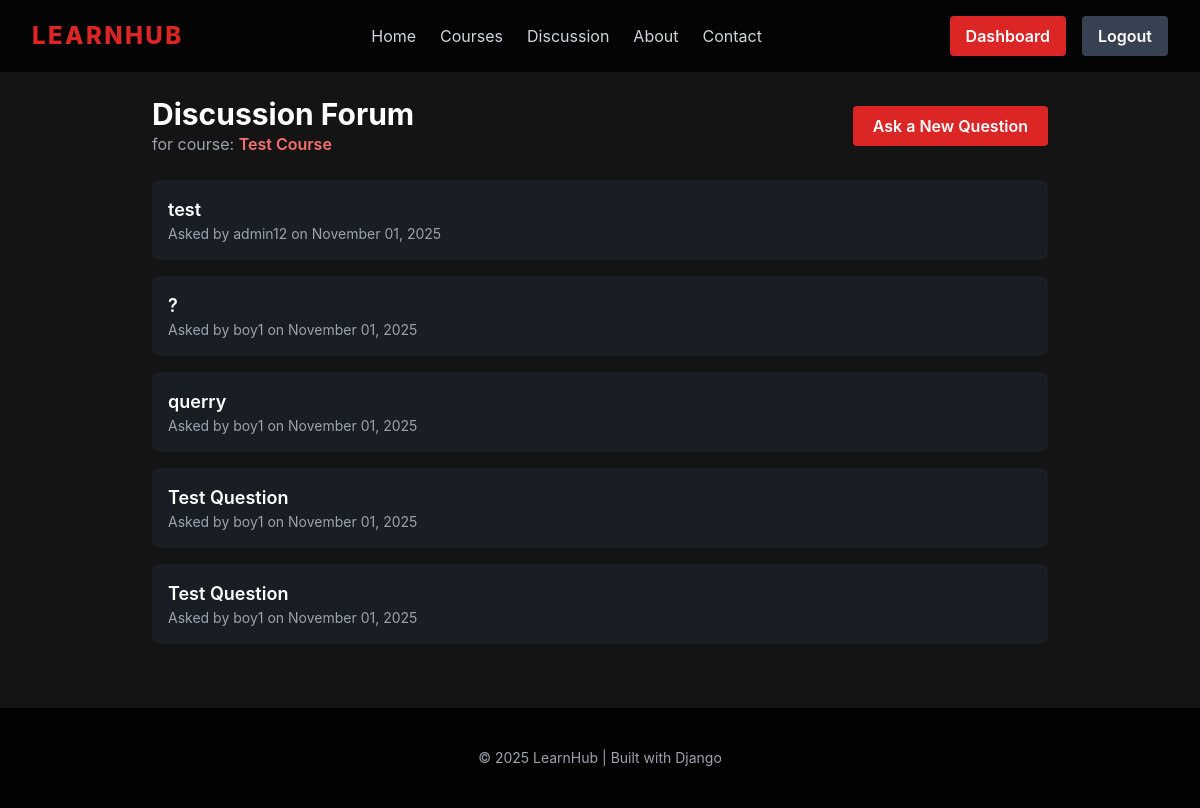
The page /forums/course/2/ (signed in) on the database its author committed.
### courses/models.py (models this page shows, shortened)
class Course(models.Model):
    title = models.CharField(max_length=200)
    description = models.TextField()
    instructor = models.ForeignKey(settings.AUTH_USER_MODEL, on_delete=models.CASCADE, limit_choices_to={'role': 'instructor'})
    category = models.ForeignKey(Category, related_name='courses', on_delete=models.SET_NULL, null=True)
    students = models.ManyToManyField(settings.AUTH_USER_MODEL, related_name='enrolled_courses', blank=True)

### forums/models.py (models this page shows, shortened)
class Question(models.Model):
    user = models.ForeignKey(settings.AUTH_USER_MODEL, on_delete=models.CASCADE)
    course = models.ForeignKey(Course, on_delete=models.CASCADE, related_name='questions')
    title = models.CharField(max_length=255)
    content = models.TextField()
    created_at = models.DateTimeField(auto_now_add=True)

### users/models.py (models this page shows)
class CustomUser(AbstractUser):
    ROLE_CHOICES = (
        ('student', 'Student'),
        ('instructor', 'Instructor'),
        ('admin', 'Admin'),
    )
    role = models.CharField(max_length=20, choices=ROLE_CHOICES, default='student')

### forums/views.py (the view)
# urls.py: path('course/<int:course_id>/', views.question_list, name='question_list'),
@login_required
def question_list(request, course_id):
    course = get_object_or_404(Course, pk=course_id)
    questions = Question.objects.filter(course=course).order_by('-created_at')
    context = {
        'course': course,
        'questions': questions,
    }
    return render(request, 'forums/question_list.html', context)

### templates/forums/question_list.html (shortened to what this page needs)
{% extends 'base.html' %}
{% block content %}
<div class="pt-24 px-6 md:px-20">
    <div class="max-w-4xl mx-auto">
        <div class="flex flex-col sm:flex-row justify-between items-start sm:items-center mb-6 gap-4">
            <div>
                <h2 class="text-3xl font-bold text-white">Discussion Forum</h2>
                <p class="text-gray-400">for course: <span class="text-red-400 font-semibold">{{ course.title }}</span></p>
            </div>
            <a href="{% url 'add_question' course_id=course.pk %}" class="bg-red-600 hover:bg-red-700 text-white px-5 py-2 rounded font-semibold whitespace-nowrap">
                Ask a New Question
            </a>
        </div>
        <div class="space-y-4">
            {% for question in questions %}
                <a href="{% url 'question_detail' question_id=question.pk %}" class="block bg-gray-800/50 p-4 rounded-lg hover:bg-gray-700/50 transition">
                    <h3 class="font-semibold text-lg text-white">{{ question.title }}</h3>
                    <p class="text-sm text-gray-400">
                        Asked by {{ question.user.username }} on {{ question.created_at|date:"F d, Y" }}
                    </p>
                </a>
            {% empty %}
                <div class="bg-gray-800/50 p-6 rounded-lg text-center">
                    <p class="text-gray-300">No questions have been asked in this forum yet. Be the first!</p>
                </div>
            {% endfor %}
        </div>
    </div>
</div>
{% endblock %}

### rows shown on the page
Course: title "Test Course"
Question: title "test", user.username "admin12", created_at "November 01, 2025"
Question: title "?", user.username "boy1", created_at "November 01, 2025"
Question: title "querry", user.username "boy1", created_at "November 01, 2025"
Question: title "Test Question", user.username "boy1", created_at "November 01, 2025"
Question: title "Test Question", user.username "boy1", created_at "November 01, 2025"
